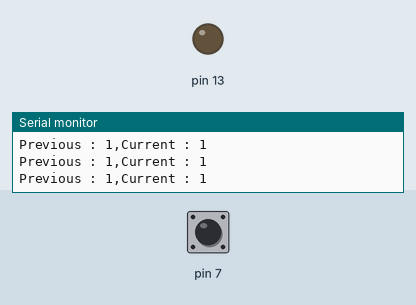
Recording of a sketch running on a simulated Arduino Uno, built with avr-gcc and run on an emulated ATmega328P. Parts: output pins drawn as LEDs (lit = HIGH), the last lines printed to the serial monitor. The inputs (shaded band) are chosen by the test bench; at power-on: pin 7 HIGH.

Above: at 1.2 s.
1.3 s: pin 7 pulled LOW for 0.15 s
At 2.0 s:
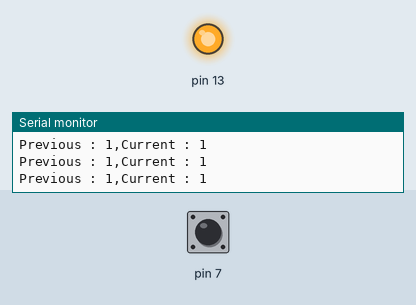
2.9 s: pin 7 pulled LOW for 1 s
At 4.3 s:
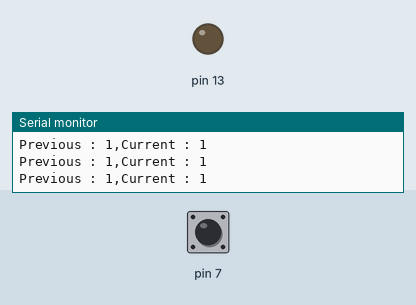
6.9 s: pin 7 pulled LOW for 3.2 s
At 7.4 s:
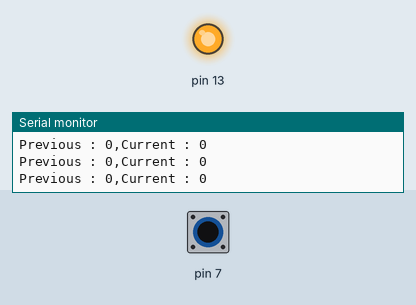
Timing chart, 0 to 9.9 s (numbered marks = the images above; inputs shaded):
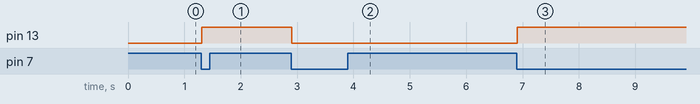

The sketch:

BTN_LED_2.ino
```cpp
int previousState = 1;
int currentState = 1;
int counter = 0;
void setup() {
  // put your setup code here, to run once:
  pinMode(13,OUTPUT);
  pinMode(7,INPUT_PULLUP);
  Serial.begin(9600);
}

void loop() {
  // put your main code here, to run repeatedly:
  previousState = currentState;
  currentState = digitalRead(7);
  if(previousState==1 && currentState==0){
      counter++;
  }
  // else if(previousState==0 && currentState==1){
  //     counter++;
  // }
  if(counter%2!=0){
    digitalWrite(13,HIGH);
    Serial.print("Previous : ");
    Serial.print(previousState);
    Serial.print(",");
    Serial.print("Current : ");
    Serial.println(currentState);
  }
  else if(counter%2==0){
    digitalWrite(13,LOW);
    Serial.print("Previous : ");
    Serial.print(previousState);
    Serial.print(",");
    Serial.print("Current : ");
    Serial.println(currentState);
  }
}
/*

counter 1  1st led ON   2nd,3rd OFF
counter 2  2nd led ON   1st,3rd OFF
counter 3  3rd led ON   2nd,1st OFF
counter 4  3rd led OFF   2nd,1st ON
counter 5  1st led OFF   2nd,3rd ON
counter 6  2nd led OFF   1st,3rd ON
counter 7  ALL ON
counter 8 ALL OFF   : counter = 0
*/
```

Measured:
- after the input at 1.3 s, pin 13: LOW → HIGH at once
- after the input at 2.9 s, pin 13: HIGH → LOW at once
- after the input at 6.9 s, pin 13: LOW → HIGH at once
